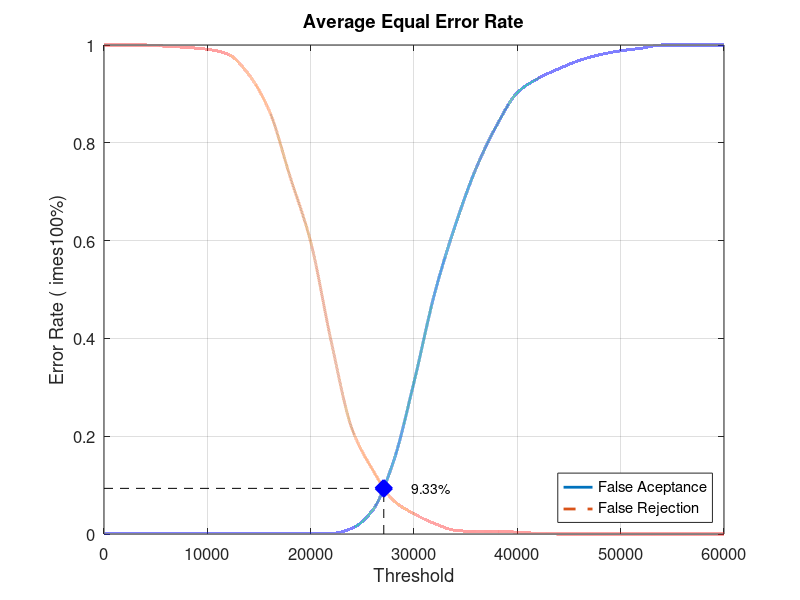
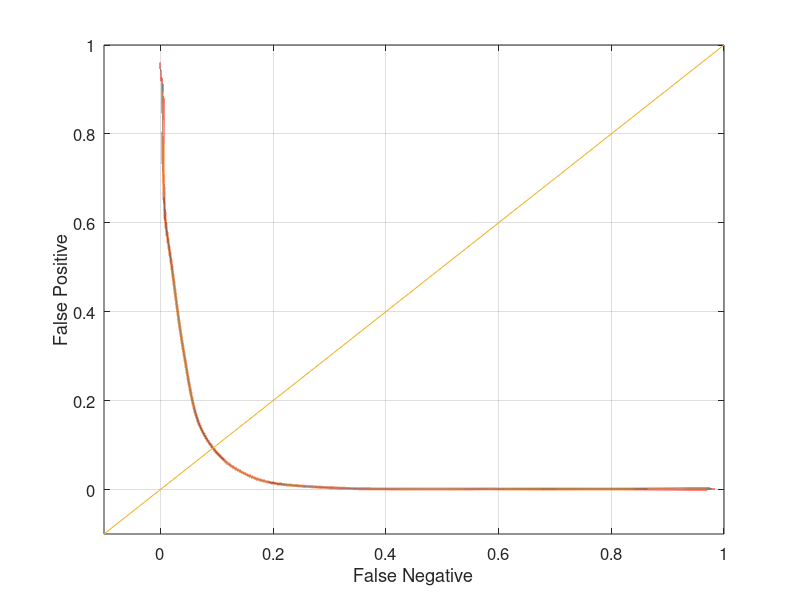

MATLAB code for these plots, in order:
close all;
clear;
clc;
x = 0:2000:60000;
xq = 0:0.5:60000;

y0 = [0 0.00131579 0.00131579 0.00131579 0.00131579 0.00131579 0.00131579 0.00131579 0.00131579 0.00131579 0.00131579 0.00131579 0.0118421 0.0486842 0.147368 0.310526 0.492105 0.631579 0.747368 0.835526 0.902632 0.931579 0.951316 0.968421 0.980263 0.988158 0.993421 1 1 1 1]
yy0 = interp1(x, y0, xq, 'pchip');
y1 = [1 1 1 0.9975 0.995 0.99125 0.98125 0.94 0.865 0.73125 0.5975 0.3925 0.215 0.13125 0.06875 0.04125 0.02125 0.0075 0.005 0.005 0.00375 0.00125 0 0 0 0 0 0 0 0 0]
yy1 = interp1(x, y1, xq, 'pchip');

% Calculating EER: 
y2 = abs(y0 - y1);
find(y2 == min(y2))
yy2 = abs(yy0 - yy1);
xEER = find(yy2 == min(yy2));
xEERIndex = xq(xEER) % X-axis EER
yEER = yy0(xEER) % Y-axis EER

main = figure
plot(xq, yy0,'-','LineWidth', 2);	hold on
plot(xq, yy1,'--','LineWidth', 2);	hold on
plot([xEERIndex xEERIndex], [0 yEER], 'k--');	hold on
plot([0 xEERIndex], [yEER yEER], 'k--');	hold on
plot(xEERIndex, yEER, 'bx', 'LineWidth', 10);	hold on
text(xEERIndex + 10 * xEERIndex / 100, yEER, [num2str(round((10000 * yEER)) / 100) '%'])
legend('False Aceptance', 'False Rejection', 'Location', 'SouthEast')
xlabel('Threshold')
ylabel('Error Rate (	imes100%)')
title('Average Equal Error Rate')
set(gca, 'FontSize', 12)
axis([0 60000 0 1])
grid on

print(main, 'Experiment4AverageMain', '-dpng');
FNRxFPR = figure('Color', [1 1 1]);
plot(yy1, yy0, '-', yy1, yy0, 'LineWidth', 2);
hold on
y = -0.1:0.1:1
plot(y, y); 
set(gca, 'FontSize', 12)
xlabel('False Negative')
ylabel('False Positive')
axis([-0.1 1 -0.1 1])
set(gca, 'FontSize', 12)
grid on

print(FNRxFPR, 'Experiment4AverageFNRxFPR','-dpng');
